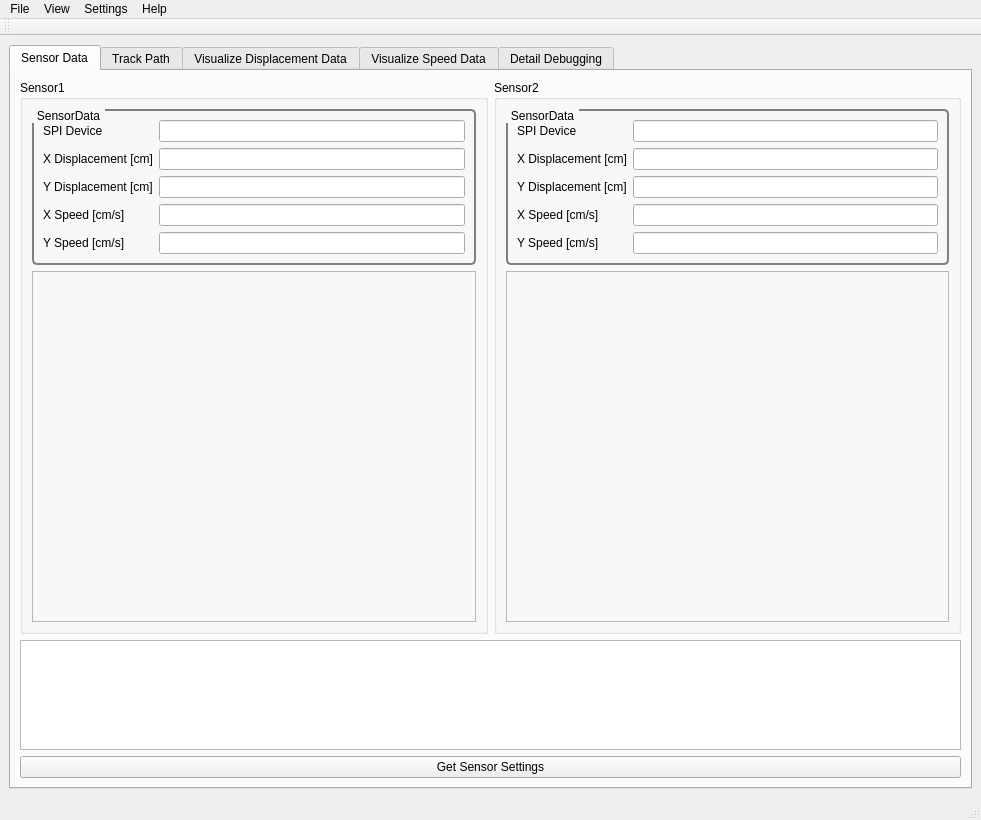
<?xml version="1.0" encoding="UTF-8"?>
<ui version="4.0">
 <class>MouseMonitorMainWindow</class>
 <widget class="QMainWindow" name="MouseMonitorMainWindow">
  <property name="geometry">
   <rect>
    <x>0</x>
    <y>0</y>
    <width>981</width>
    <height>820</height>
   </rect>
  </property>
  <property name="windowTitle">
   <string>MouseMonitor</string>
  </property>
  <property name="windowIcon">
   <iconset resource="../resources/res.qrc">
    <normaloff>:/logo.jpg</normaloff>:/logo.jpg</iconset>
  </property>
  <property name="unifiedTitleAndToolBarOnMac">
   <bool>true</bool>
  </property>
  <widget class="QWidget" name="centralwidget">
   <property name="sizePolicy">
    <sizepolicy hsizetype="Preferred" vsizetype="Preferred">
     <horstretch>0</horstretch>
     <verstretch>0</verstretch>
    </sizepolicy>
   </property>
   <layout class="QVBoxLayout" name="verticalLayout_3">
    <item>
     <widget class="QTabWidget" name="tabWidget">
      <property name="styleSheet">
       <string notr="true"/>
      </property>
      <property name="currentIndex">
       <number>0</number>
      </property>
      <widget class="QWidget" name="SensorDataTab">
       <attribute name="title">
        <string>Sensor Data</string>
       </attribute>
       <layout class="QVBoxLayout" name="verticalLayout">
        <item>
         <layout class="QHBoxLayout" name="horizontalLayout">
          <item>
           <widget class="QGroupBox" name="box1">
            <property name="title">
             <string>Sensor1</string>
            </property>
            <property name="flat">
             <bool>false</bool>
            </property>
            <layout class="QVBoxLayout" name="verticalLayout_4">
             <item>
              <widget class="QGroupBox" name="dataBox1">
               <property name="sizePolicy">
                <sizepolicy hsizetype="Preferred" vsizetype="Fixed">
                 <horstretch>0</horstretch>
                 <verstretch>0</verstretch>
                </sizepolicy>
               </property>
               <property name="styleSheet">
                <string notr="true">QGroupBox {
     border: 2px solid gray;
     border-radius: 5px;
     margin-top: 1ex;
}

QGroupBox::title {
     subcontrol-origin: margin;
     subcontrol-position: top left;
     padding: 0 3px;
 }</string>
               </property>
               <property name="title">
                <string>SensorData</string>
               </property>
               <layout class="QFormLayout" name="formLayout_2">
                <property name="fieldGrowthPolicy">
                 <enum>QFormLayout::AllNonFixedFieldsGrow</enum>
                </property>
                <item row="1" column="0">
                 <widget class="QLabel" name="label_9">
                  <property name="text">
                   <string>SPI Device</string>
                  </property>
                 </widget>
                </item>
                <item row="1" column="1">
                 <widget class="QLineEdit" name="name1">
                  <property name="readOnly">
                   <bool>true</bool>
                  </property>
                 </widget>
                </item>
                <item row="2" column="0">
                 <widget class="QLabel" name="label">
                  <property name="text">
                   <string>X Displacement [cm]</string>
                  </property>
                 </widget>
                </item>
                <item row="2" column="1">
                 <widget class="QLineEdit" name="x_disp1">
                  <property name="readOnly">
                   <bool>true</bool>
                  </property>
                 </widget>
                </item>
                <item row="3" column="0">
                 <widget class="QLabel" name="label_2">
                  <property name="text">
                   <string>Y Displacement [cm]</string>
                  </property>
                 </widget>
                </item>
                <item row="3" column="1">
                 <widget class="QLineEdit" name="y_disp1">
                  <property name="readOnly">
                   <bool>true</bool>
                  </property>
                 </widget>
                </item>
                <item row="4" column="0">
                 <widget class="QLabel" name="label_3">
                  <property name="text">
                   <string>X Speed [cm/s]</string>
                  </property>
                 </widget>
                </item>
                <item row="4" column="1">
                 <widget class="QLineEdit" name="x_speed1">
                  <property name="readOnly">
                   <bool>true</bool>
                  </property>
                 </widget>
                </item>
                <item row="5" column="0">
                 <widget class="QLabel" name="label_4">
                  <property name="text">
                   <string>Y Speed [cm/s]</string>
                  </property>
                 </widget>
                </item>
                <item row="5" column="1">
                 <widget class="QLineEdit" name="y_speed1">
                  <property name="readOnly">
                   <bool>true</bool>
                  </property>
                 </widget>
                </item>
               </layout>
              </widget>
             </item>
             <item>
              <widget class="QFrame" name="directionFrame1">
               <property name="minimumSize">
                <size>
                 <width>0</width>
                 <height>300</height>
                </size>
               </property>
               <property name="autoFillBackground">
                <bool>false</bool>
               </property>
               <property name="frameShape">
                <enum>QFrame::StyledPanel</enum>
               </property>
               <property name="frameShadow">
                <enum>QFrame::Sunken</enum>
               </property>
               <property name="midLineWidth">
                <number>2</number>
               </property>
               <layout class="QHBoxLayout" name="horizontalLayout_4">
                <item>
                 <layout class="QVBoxLayout" name="verticalLayout_6"/>
                </item>
               </layout>
              </widget>
             </item>
            </layout>
           </widget>
          </item>
          <item>
           <widget class="QGroupBox" name="box2">
            <property name="title">
             <string>Sensor2</string>
            </property>
            <layout class="QVBoxLayout" name="verticalLayout_5">
             <item>
              <widget class="QGroupBox" name="dataBox2">
               <property name="sizePolicy">
                <sizepolicy hsizetype="Preferred" vsizetype="Fixed">
                 <horstretch>0</horstretch>
                 <verstretch>0</verstretch>
                </sizepolicy>
               </property>
               <property name="styleSheet">
                <string notr="true">QGroupBox {
     border: 2px solid gray;
     border-radius: 5px;
     margin-top: 1ex;
}

QGroupBox::title {
     subcontrol-origin: margin;
     subcontrol-position: top left;
     padding: 0 3px;
 }</string>
               </property>
               <property name="title">
                <string>SensorData</string>
               </property>
               <layout class="QFormLayout" name="formLayout_4">
                <property name="fieldGrowthPolicy">
                 <enum>QFormLayout::AllNonFixedFieldsGrow</enum>
                </property>
                <item row="0" column="0">
                 <widget class="QLabel" name="label_10">
                  <property name="text">
                   <string>SPI Device</string>
                  </property>
                 </widget>
                </item>
                <item row="0" column="1">
                 <widget class="QLineEdit" name="name2">
                  <property name="readOnly">
                   <bool>true</bool>
                  </property>
                 </widget>
                </item>
                <item row="1" column="0">
                 <widget class="QLabel" name="label_5">
                  <property name="text">
                   <string>X Displacement [cm]</string>
                  </property>
                 </widget>
                </item>
                <item row="1" column="1">
                 <widget class="QLineEdit" name="x_disp2">
                  <property name="readOnly">
                   <bool>true</bool>
                  </property>
                 </widget>
                </item>
                <item row="2" column="0">
                 <widget class="QLabel" name="label_6">
                  <property name="text">
                   <string>Y Displacement [cm]</string>
                  </property>
                 </widget>
                </item>
                <item row="2" column="1">
                 <widget class="QLineEdit" name="y_disp2">
                  <property name="readOnly">
                   <bool>true</bool>
                  </property>
                 </widget>
                </item>
                <item row="3" column="0">
                 <widget class="QLabel" name="label_7">
                  <property name="text">
                   <string>X Speed [cm/s]</string>
                  </property>
                 </widget>
                </item>
                <item row="3" column="1">
                 <widget class="QLineEdit" name="x_speed2">
                  <property name="readOnly">
                   <bool>true</bool>
                  </property>
                 </widget>
                </item>
                <item row="4" column="0">
                 <widget class="QLabel" name="label_8">
                  <property name="text">
                   <string>Y Speed [cm/s]</string>
                  </property>
                 </widget>
                </item>
                <item row="4" column="1">
                 <widget class="QLineEdit" name="y_speed2">
                  <property name="readOnly">
                   <bool>true</bool>
                  </property>
                 </widget>
                </item>
               </layout>
              </widget>
             </item>
             <item>
              <widget class="QFrame" name="directionFrame2">
               <property name="minimumSize">
                <size>
                 <width>0</width>
                 <height>300</height>
                </size>
               </property>
               <property name="frameShape">
                <enum>QFrame::StyledPanel</enum>
               </property>
               <property name="frameShadow">
                <enum>QFrame::Sunken</enum>
               </property>
               <property name="midLineWidth">
                <number>2</number>
               </property>
               <layout class="QHBoxLayout" name="horizontalLayout_5">
                <item>
                 <layout class="QVBoxLayout" name="verticalLayout_8"/>
                </item>
               </layout>
              </widget>
             </item>
            </layout>
           </widget>
          </item>
         </layout>
        </item>
        <item>
         <widget class="QTableWidget" name="sensorSettingsTable">
          <property name="sizePolicy">
           <sizepolicy hsizetype="Preferred" vsizetype="Maximum">
            <horstretch>0</horstretch>
            <verstretch>0</verstretch>
           </sizepolicy>
          </property>
          <property name="minimumSize">
           <size>
            <width>0</width>
            <height>110</height>
           </size>
          </property>
          <property name="maximumSize">
           <size>
            <width>16777215</width>
            <height>110</height>
           </size>
          </property>
          <property name="editTriggers">
           <set>QAbstractItemView::NoEditTriggers</set>
          </property>
         </widget>
        </item>
        <item>
         <layout class="QHBoxLayout" name="horizontalLayout_2">
          <item>
           <widget class="QPushButton" name="getSensorSettingsBtn">
            <property name="text">
             <string>Get Sensor Settings</string>
            </property>
           </widget>
          </item>
         </layout>
        </item>
       </layout>
      </widget>
      <widget class="QWidget" name="TrackPathTab">
       <attribute name="title">
        <string>Track Path</string>
       </attribute>
       <layout class="QVBoxLayout" name="verticalLayout_17">
        <item>
         <layout class="QVBoxLayout" name="verticalLayout_2">
          <item>
           <widget class="QGroupBox" name="groupBox">
            <property name="sizePolicy">
             <sizepolicy hsizetype="Preferred" vsizetype="Fixed">
              <horstretch>0</horstretch>
              <verstretch>0</verstretch>
             </sizepolicy>
            </property>
            <property name="title">
             <string>Track Path Settings</string>
            </property>
            <layout class="QHBoxLayout" name="horizontalLayout_9">
             <item>
              <layout class="QVBoxLayout" name="verticalLayout_11">
               <item>
                <widget class="QCheckBox" name="trackSensor1">
                 <property name="text">
                  <string>Sensor1</string>
                 </property>
                 <property name="checked">
                  <bool>true</bool>
                 </property>
                </widget>
               </item>
               <item>
                <widget class="QCheckBox" name="trackSensor2">
                 <property name="text">
                  <string>Sensor2</string>
                 </property>
                 <property name="checked">
                  <bool>true</bool>
                 </property>
                </widget>
               </item>
              </layout>
             </item>
             <item>
              <layout class="QGridLayout" name="gridLayout">
               <item row="0" column="0">
                <widget class="QLabel" name="label_11">
                 <property name="text">
                  <string>Abs. X Displacement [cm]</string>
                 </property>
                </widget>
               </item>
               <item row="2" column="0">
                <widget class="QLabel" name="label_12">
                 <property name="text">
                  <string>Abs. X Displacement [cm]</string>
                 </property>
                </widget>
               </item>
               <item row="2" column="1">
                <widget class="QLineEdit" name="x_disp2_abs">
                 <property name="readOnly">
                  <bool>true</bool>
                 </property>
                </widget>
               </item>
               <item row="0" column="1">
                <widget class="QLineEdit" name="x_disp1_abs">
                 <property name="readOnly">
                  <bool>true</bool>
                 </property>
                </widget>
               </item>
               <item row="0" column="3">
                <widget class="QLineEdit" name="y_disp1_abs">
                 <property name="readOnly">
                  <bool>true</bool>
                 </property>
                </widget>
               </item>
               <item row="0" column="2">
                <widget class="QLabel" name="label_13">
                 <property name="text">
                  <string>Abs. Y Displacement [cm]</string>
                 </property>
                </widget>
               </item>
               <item row="2" column="2">
                <widget class="QLabel" name="label_14">
                 <property name="text">
                  <string>Abs. Y Displacement [cm]</string>
                 </property>
                </widget>
               </item>
               <item row="2" column="3">
                <widget class="QLineEdit" name="y_disp2_abs">
                 <property name="readOnly">
                  <bool>true</bool>
                 </property>
                </widget>
               </item>
              </layout>
             </item>
            </layout>
           </widget>
          </item>
          <item>
           <layout class="QFormLayout" name="formLayout">
            <property name="sizeConstraint">
             <enum>QLayout::SetMinimumSize</enum>
            </property>
            <property name="fieldGrowthPolicy">
             <enum>QFormLayout::AllNonFixedFieldsGrow</enum>
            </property>
            <property name="rowWrapPolicy">
             <enum>QFormLayout::DontWrapRows</enum>
            </property>
            <property name="verticalSpacing">
             <number>6</number>
            </property>
            <item row="1" column="0">
             <widget class="QLabel" name="label_15">
              <property name="text">
               <string>Zoom</string>
              </property>
             </widget>
            </item>
            <item row="1" column="1">
             <widget class="QSlider" name="zoomSlider">
              <property name="sizePolicy">
               <sizepolicy hsizetype="Expanding" vsizetype="Preferred">
                <horstretch>0</horstretch>
                <verstretch>0</verstretch>
               </sizepolicy>
              </property>
              <property name="minimum">
               <number>1</number>
              </property>
              <property name="maximum">
               <number>30</number>
              </property>
              <property name="pageStep">
               <number>1</number>
              </property>
              <property name="orientation">
               <enum>Qt::Horizontal</enum>
              </property>
              <property name="invertedAppearance">
               <bool>false</bool>
              </property>
              <property name="tickPosition">
               <enum>QSlider::TicksAbove</enum>
              </property>
             </widget>
            </item>
           </layout>
          </item>
          <item>
           <widget class="QFrame" name="trackPathFrame">
            <property name="sizePolicy">
             <sizepolicy hsizetype="Preferred" vsizetype="Expanding">
              <horstretch>0</horstretch>
              <verstretch>0</verstretch>
             </sizepolicy>
            </property>
            <property name="frameShape">
             <enum>QFrame::StyledPanel</enum>
            </property>
            <property name="frameShadow">
             <enum>QFrame::Sunken</enum>
            </property>
            <property name="lineWidth">
             <number>2</number>
            </property>
            <property name="midLineWidth">
             <number>3</number>
            </property>
            <layout class="QVBoxLayout" name="verticalLayout_10">
             <item>
              <layout class="QVBoxLayout" name="verticalLayout_7"/>
             </item>
            </layout>
           </widget>
          </item>
         </layout>
        </item>
        <item>
         <widget class="QPushButton" name="trackPathResetBtn">
          <property name="autoFillBackground">
           <bool>false</bool>
          </property>
          <property name="text">
           <string>Reset path and values</string>
          </property>
          <property name="autoDefault">
           <bool>false</bool>
          </property>
          <property name="default">
           <bool>false</bool>
          </property>
          <property name="flat">
           <bool>false</bool>
          </property>
         </widget>
        </item>
       </layout>
      </widget>
      <widget class="QWidget" name="VisualizeDataDispTab">
       <attribute name="title">
        <string>Visualize Displacement Data</string>
       </attribute>
       <layout class="QVBoxLayout" name="verticalLayout_13">
        <item>
         <widget class="QGroupBox" name="dispBox1">
          <property name="styleSheet">
           <string notr="true">QGroupBox {
     border: 2px solid gray;
     border-radius: 5px;
     margin-top: 1ex;
}

QGroupBox::title {
     subcontrol-origin: margin;
     subcontrol-position: top left;
     padding: 0 3px;
 }</string>
          </property>
          <property name="title">
           <string>Sensor1</string>
          </property>
          <layout class="QHBoxLayout" name="horizontalLayout_6"/>
         </widget>
        </item>
        <item>
         <widget class="QGroupBox" name="dispBox2">
          <property name="layoutDirection">
           <enum>Qt::LeftToRight</enum>
          </property>
          <property name="styleSheet">
           <string notr="true">QGroupBox {
     border: 2px solid gray;
     border-radius: 5px;
     margin-top: 1ex;
}

QGroupBox::title {
     subcontrol-origin: margin;
     subcontrol-position: top left;
     padding: 0 3px;
 }</string>
          </property>
          <property name="title">
           <string>Sensor2</string>
          </property>
          <layout class="QHBoxLayout" name="horizontalLayout_7"/>
         </widget>
        </item>
        <item>
         <widget class="QPushButton" name="resetGraphsDispBtn">
          <property name="text">
           <string>Reset</string>
          </property>
         </widget>
        </item>
       </layout>
      </widget>
      <widget class="QWidget" name="VisualizeDataSpeedTab">
       <attribute name="title">
        <string>Visualize Speed Data</string>
       </attribute>
       <layout class="QVBoxLayout" name="verticalLayout_12">
        <item>
         <widget class="QGroupBox" name="speedBox1">
          <property name="styleSheet">
           <string notr="true">QGroupBox {
     border: 2px solid gray;
     border-radius: 5px;
     margin-top: 1ex;
}

QGroupBox::title {
     subcontrol-origin: margin;
     subcontrol-position: top left;
     padding: 0 3px;
 }</string>
          </property>
          <property name="title">
           <string>Sensor1</string>
          </property>
          <layout class="QHBoxLayout" name="horizontalLayout_11"/>
         </widget>
        </item>
        <item>
         <widget class="QGroupBox" name="speedBox2">
          <property name="styleSheet">
           <string notr="true">QGroupBox {
     border: 2px solid gray;
     border-radius: 5px;
     margin-top: 1ex;
}

QGroupBox::title {
     subcontrol-origin: margin;
     subcontrol-position: top left;
     padding: 0 3px;
 }</string>
          </property>
          <property name="title">
           <string>Sensor2</string>
          </property>
          <layout class="QHBoxLayout" name="horizontalLayout_14"/>
         </widget>
        </item>
        <item>
         <widget class="QPushButton" name="resetGraphsSpeedBtn">
          <property name="text">
           <string>Reset</string>
          </property>
         </widget>
        </item>
       </layout>
      </widget>
      <widget class="QWidget" name="DetailTab">
       <attribute name="title">
        <string>Detail Debugging</string>
       </attribute>
       <layout class="QVBoxLayout" name="verticalLayout_15">
        <item>
         <widget class="QFrame" name="detailDebuggingEnableFrame">
          <property name="enabled">
           <bool>true</bool>
          </property>
          <property name="autoFillBackground">
           <bool>false</bool>
          </property>
          <property name="frameShape">
           <enum>QFrame::StyledPanel</enum>
          </property>
          <property name="frameShadow">
           <enum>QFrame::Sunken</enum>
          </property>
          <property name="lineWidth">
           <number>4</number>
          </property>
          <property name="midLineWidth">
           <number>4</number>
          </property>
          <layout class="QHBoxLayout" name="horizontalLayout_12">
           <item>
            <widget class="QCheckBox" name="detailDebugging">
             <property name="enabled">
              <bool>true</bool>
             </property>
             <property name="text">
              <string>Enable detail debugging (this disables the polling for data)</string>
             </property>
            </widget>
           </item>
          </layout>
         </widget>
        </item>
        <item>
         <widget class="QFrame" name="detailDebugginFrame">
          <property name="enabled">
           <bool>false</bool>
          </property>
          <property name="frameShape">
           <enum>QFrame::StyledPanel</enum>
          </property>
          <property name="frameShadow">
           <enum>QFrame::Raised</enum>
          </property>
          <layout class="QVBoxLayout" name="verticalLayout_16">
           <item>
            <layout class="QHBoxLayout" name="horizontalLayout_10">
             <item>
              <widget class="QGroupBox" name="detail1Box">
               <property name="styleSheet">
                <string notr="true">QGroupBox {
     border: 2px solid gray;
     border-radius: 5px;
     margin-top: 1ex;
}

QGroupBox::title {
     subcontrol-origin: margin;
     subcontrol-position: top left;
     padding: 0 3px;
 }</string>
               </property>
               <property name="title">
                <string>Sensor1</string>
               </property>
               <layout class="QVBoxLayout" name="verticalLayout_9">
                <item>
                 <widget class="QPushButton" name="getData1Btn">
                  <property name="text">
                   <string>Get Data</string>
                  </property>
                 </widget>
                </item>
                <item>
                 <widget class="QLineEdit" name="detail1Edit">
                  <property name="readOnly">
                   <bool>true</bool>
                  </property>
                 </widget>
                </item>
                <item>
                 <widget class="QTableWidget" name="detail1Table"/>
                </item>
               </layout>
              </widget>
             </item>
             <item>
              <widget class="QGroupBox" name="detail2Box">
               <property name="styleSheet">
                <string notr="true">QGroupBox {
     border: 2px solid gray;
     border-radius: 5px;
     margin-top: 1ex;
}

QGroupBox::title {
     subcontrol-origin: margin;
     subcontrol-position: top left;
     padding: 0 3px;
 }</string>
               </property>
               <property name="title">
                <string>Sensor2</string>
               </property>
               <layout class="QVBoxLayout" name="verticalLayout_14">
                <item>
                 <widget class="QPushButton" name="getData2Btn">
                  <property name="text">
                   <string>Get Data</string>
                  </property>
                 </widget>
                </item>
                <item>
                 <widget class="QLineEdit" name="detail2Edit">
                  <property name="readOnly">
                   <bool>true</bool>
                  </property>
                 </widget>
                </item>
                <item>
                 <widget class="QTableWidget" name="detail2Table"/>
                </item>
               </layout>
              </widget>
             </item>
            </layout>
           </item>
          </layout>
         </widget>
        </item>
       </layout>
      </widget>
     </widget>
    </item>
   </layout>
  </widget>
  <widget class="QStatusBar" name="statusbar"/>
  <widget class="QToolBar" name="toolBar">
   <property name="windowTitle">
    <string>toolBar</string>
   </property>
   <attribute name="toolBarArea">
    <enum>TopToolBarArea</enum>
   </attribute>
   <attribute name="toolBarBreak">
    <bool>false</bool>
   </attribute>
  </widget>
  <widget class="QMenuBar" name="menubar">
   <property name="geometry">
    <rect>
     <x>0</x>
     <y>0</y>
     <width>981</width>
     <height>23</height>
    </rect>
   </property>
   <widget class="QMenu" name="menuHelp">
    <property name="title">
     <string>Help</string>
    </property>
    <addaction name="actionAbout"/>
   </widget>
   <widget class="QMenu" name="menuFile">
    <property name="title">
     <string>File</string>
    </property>
    <addaction name="actionExit"/>
   </widget>
   <widget class="QMenu" name="menuSettings">
    <property name="title">
     <string>Settings</string>
    </property>
    <addaction name="actionMedian_filter"/>
   </widget>
   <widget class="QMenu" name="menuView">
    <property name="title">
     <string>View</string>
    </property>
    <addaction name="actionShow_log"/>
   </widget>
   <addaction name="menuFile"/>
   <addaction name="menuView"/>
   <addaction name="menuSettings"/>
   <addaction name="menuHelp"/>
  </widget>
  <action name="actionAbout">
   <property name="text">
    <string>About</string>
   </property>
  </action>
  <action name="actionExit">
   <property name="text">
    <string>Exit</string>
   </property>
  </action>
  <action name="actionMedian_filter">
   <property name="text">
    <string>Median filter</string>
   </property>
  </action>
  <action name="actionShow_log">
   <property name="text">
    <string>Show log</string>
   </property>
  </action>
 </widget>
 <resources>
  <include location="../resources/res.qrc"/>
 </resources>
 <connections/>
</ui>
